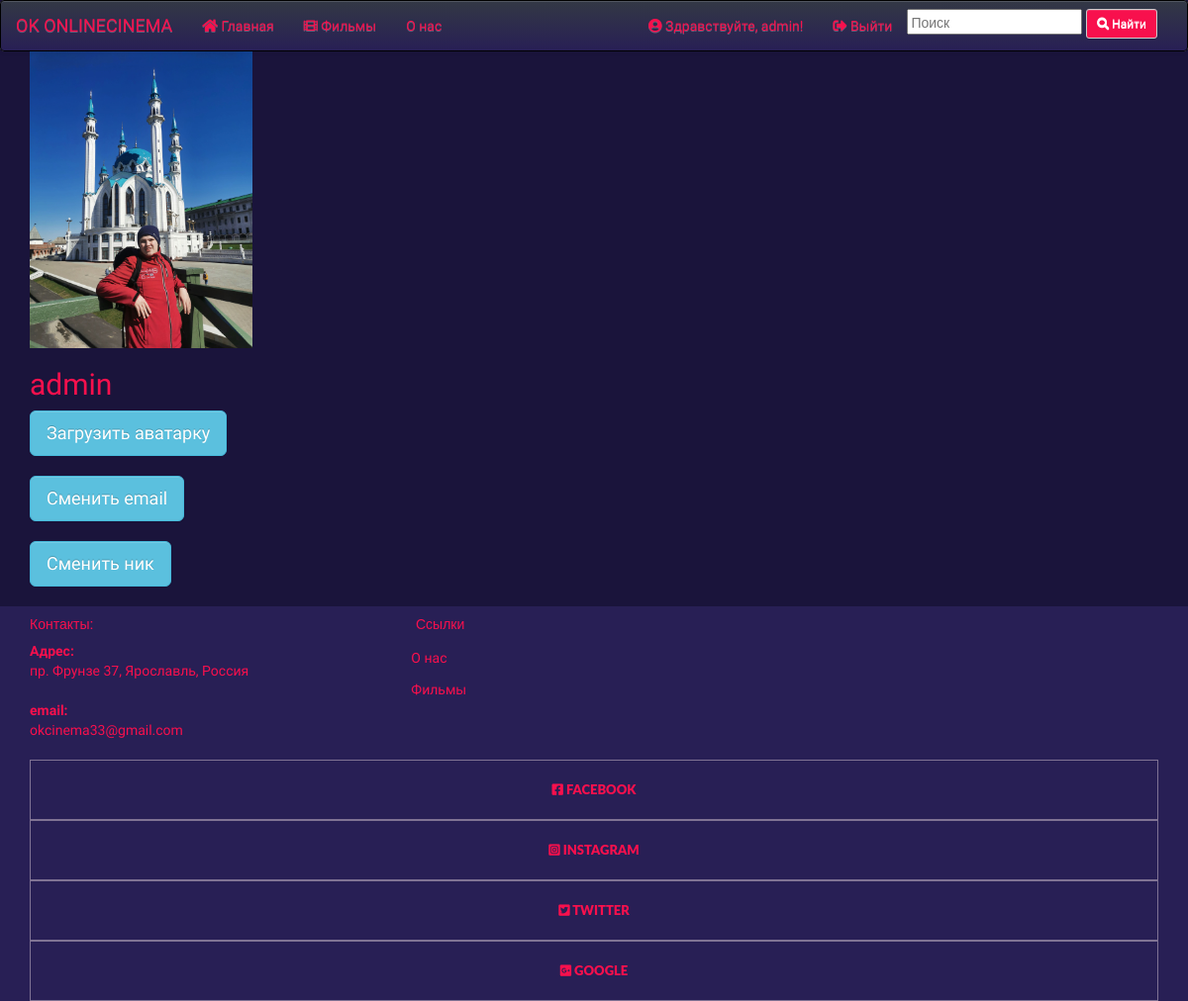
Screenshot of /accounts/profile/1/settings/ (signed in) with the database file from the repository.
### accounts/models.py (models this page shows, shortened)
class Profile(models.Model):
  user = models.OneToOneField(User, on_delete=models.CASCADE, null=False, verbose_name='Пользователь')
  email = models.EmailField(null = True, blank = True, verbose_name='Email')
  image = models.ImageField(verbose_name='Аватарка')
  numberOfMarks = models.IntegerField(default=0, verbose_name='Количество оценок')
  numberOfRecensions = models.IntegerField(default=0, verbose_name='Количество рецензий')
  reputation = models.IntegerField(default=0, verbose_name='Репутация')
  key = models.IntegerField(default=0)
  class Meta:
    verbose_name = 'Профиль'
    verbose_name_plural = "Профили"

### accounts/views.py (the view)
# urls.py: path('profile/<int:id>/settings/', views.profile_settings, name="profile_settings"),
def profile_settings(request, id):
    profile = get_object_or_404(Profile, user_id=id)
    context = {
        "profile": profile,
    }
    return render(request, template_name="profile/settings.html", context=context)

### templates/profile/settings.html (shortened to what this page needs)
    {% extends 'base.html' %}
    {% block body %}
    {% if user.is_authenticated %}
    {% if user.id == profile.user.id %}
    <div style="font-family: 'Oswald', sans-serif;" class="container">
        <img class="profile-img" src="{{profile.image.url}}">
        <h2 style="font-family: 'Oswald', sans-serif;">{{profile.user.username}}</h2>
        <button type="button" class="btn btn-info btn-lg" data-toggle="modal" data-target="#ava">Загрузить аватарку</button>
        <br>
        <br>
        <button type="button" class="btn btn-info btn-lg" data-toggle="modal" data-target="#email">Сменить email</button>
        <br>
        <br>
        <button type="button" class="btn btn-info btn-lg" data-toggle="modal" data-target="#name">Сменить ник</button>
    </div>
{% endif %}
{% endif %}
{% endblock body %}

### templates/base.html (shortened to what this page needs)
<!DOCTYPE html>
 {% load static %}
  <link rel="stylesheet" type="text/css" href="{% static '/css/bootstrap-theme.min.css' %}">
  <link rel="stylesheet" type="text/css" href="{% static '/css/bootstrap.min.css' %}">
  <link rel="stylesheet" type="text/css" href="{% static '/css/style.css' %}">
  <link rel="stylesheet" type="text/css" href="{% static '/css/all.css' %}">
  <link href="https://unpkg.com/filepond/dist/filepond.css" rel="stylesheet">
  <link href="https://unpkg.com/filepond-plugin-image-preview/dist/filepond-plugin-image-preview.css" rel="stylesheet">
<html>
<head>
</head>
<body>
	<nav class="navbar navbar-default">
        <div class="container-fluid">
            <div class="navbar-header">
                <a class="navbar-brand" style="font-family: 'Pangolin', sans-serif;">OK ONLINECINEMA</a>
            </div>
        </div>
        <div class="collapse navbar-collapse" id="bs_navbar">
            <ul class="nav navbar-nav">
                <li><a href="{% url 'home:home' %}" style="font-family: 'Oswald', sans-serif;"><i class="fas fa-home"></i> Главная</a></li>
                <li class="dropdown">
                    <a href="{% url 'list:dateMovieList' %}" style="font-family: 'Oswald', sans-serif;"><i class="fas fa-film"></i> Фильмы</a>
                </li>
                <li><a style="font-family: 'Oswald', sans-serif;" href="{% url 'about_us:about_us' %}">О нас</a></li>
            </ul>
            <form class="navbar-form navbar-right" action="{% url 'search:search' %}" method="GET">
                <div class="form-group">
                    <input name="request" class="form-inline" type="text" placeholder="Поиск">
                    <button type="submit" class="btn btn-default btn-sm" style="font-family: 'Oswald', sans-serif;"><i class="fas fa-search"></i> Найти</button>
                </div>
            </form>
            <ul class="nav navbar-nav navbar-right">
                {% if user.is_authenticated %}
                    <li><a href="{% url 'account:profile' user.id %}" style="font-family: 'Oswald', sans-serif;"><i class="fas fa-user-circle"></i> Здравствуйте, {{ user.username }}!</a></li>
                    <li><a href="{% url 'logout' %}" style="font-family: 'Oswald', sans-serif;"><i class="fas fa-sign-out-alt"></i> Выйти</a></li>
                {% else %}
                    <li><a href="{% url 'login' %}" style="font-family: 'Oswald', sans-serif;">Войти <i class="fas fa-sign-in-alt"></i></a></li>
                    <li><a href="{% url 'manual:manual' %}" style="font-family: 'Oswald', sans-serif;">Зарегистрироваться</a></li>
                {% endif %}
            </ul>
        </div>
    </nav>
  	{% block body %}
  	{% endblock %}
  	<footer class="footer-classic" style="font-family: 'Oswald', sans-serif;">
        <div class="container">
            <div class="row">
                <div class="col-md-4">
                    <h5>Контакты:</h5>
                    <dl class="contact-list">
                        <dt>Адрес:</dt>
                        <dd>пр. Фрунзе 37, Ярославль, Россия</dd>
                    </dl>
                    <dl class="contact-list">
                        <dt>email:</dt>
                        <dd><a href="mailto:#">okcinema33@gmail.com</a></dd>
                    </dl>
                </div>
                <div class="col-md-4 col-xl-3">
                    <h5>Ссылки</h5>
                    <ul class="nav-list">
                        <li><a href="{% url 'about_us:about_us' %}">О нас</a></li>
                        <li><a href="{% url 'list:dateMovieList' %}">Фильмы</a></li>
                    </ul>
                </div>
            </div>
            <div class="no-gutters social-container">
                <div class="col"><a class="social-inner" href="#"><span><i class="fab fa-facebook-square"></i> Facebook</span></a></div>
                <div class="col"><a class="social-inner" href="https://www.instagram.com/okcinema33/"><span><i class="fab fa-instagram-square"></i> Instagram</span></a></div>
                <div class="col"><a class="social-inner" href="#"><span><i class="fab fa-twitter-square"></i> Twitter</span></a></div>
                <div class="col"><a class="social-inner" href="okcinema33@gmail.com"><span><i class="fab fa-google-plus-square"></i> Google</span></a></div>
            </div>
        </div>
    </footer>
</body>
</html>

### static/css/style.css (style rules this page uses)
body { background-color: #1a143b; }
.navbar { margin-bottom: 0; }
.navbar-default { border-color: black; background-image: linear-gradient(#333845, #281f55); }
.navbar-default .navbar-brand { color: #f8104d; }
.navbar-default .navbar-nav > li > a { color: #f8104d; }
ul, ol { list-style: none; padding: 0; margin: 0; }
.social-inner { display: flex; flex-direction: column; align-items: center; width: 100%; padding: 23px; font: 900 13px/1 "Lato", -apple-system, BlinkMacSystemFont, "Segoe UI", Roboto, "Helvetica Neue", Arial, sans-serif; text-transform: uppercase; color: rgba(38, 34, 59, 0.5); }
.social-container .col { border: 1px solid #eedfe370; }
.footer-classic, .footer-classic a, .footer-classic a:focus, .footer-classic a:active { color: #f8104d; background-color: #281f55; }
.nav-list li { padding-top: 5px; padding-bottom: 5px; }
.nav-list li a:before { content: "\f14f"; font: 400 21px/1 "Material Design Icons"; color: #4d6de6; display: inline-block; vertical-align: baseline; margin-left: -28px; margin-right: 7px; opacity: 0; visibility: hidden; transition: .22s ease; }
h1, h2, h3, h4, h5, h6, p { color: #f8104d; }
.btn-default { background-color: #f8104d; color: #fff; }
.profile-img { height: auto; width: auto; max-width: 300px; max-height: 300px; }

### static/css/all.css (style rules this page uses)
.fa, .fas, .far, .fal, .fad, .fab { -moz-osx-font-smoothing: grayscale; -webkit-font-smoothing: antialiased; display: inline-block; font-style: normal; font-variant: normal; text-rendering: auto; line-height: 1; }
.fa-facebook-square:before { content: "\f082"; }
.fa-film:before { content: "\f008"; }
.fa-google-plus-square:before { content: "\f0d4"; }
.fa-home:before { content: "\f015"; }
.fa-instagram-square:before { content: "\e055"; }
.fa-search:before { content: "\f002"; }
.fa-sign-out-alt:before { content: "\f2f5"; }
.fa-twitter-square:before { content: "\f081"; }
.fa-user-circle:before { content: "\f2bd"; }
.fab { font-family: 'Font Awesome 5 Brands'; font-weight: 400; }

### rows the page displays
Profile: image (picture), user.username "admin"

### other values shown
{{ user.username }} "admin"
